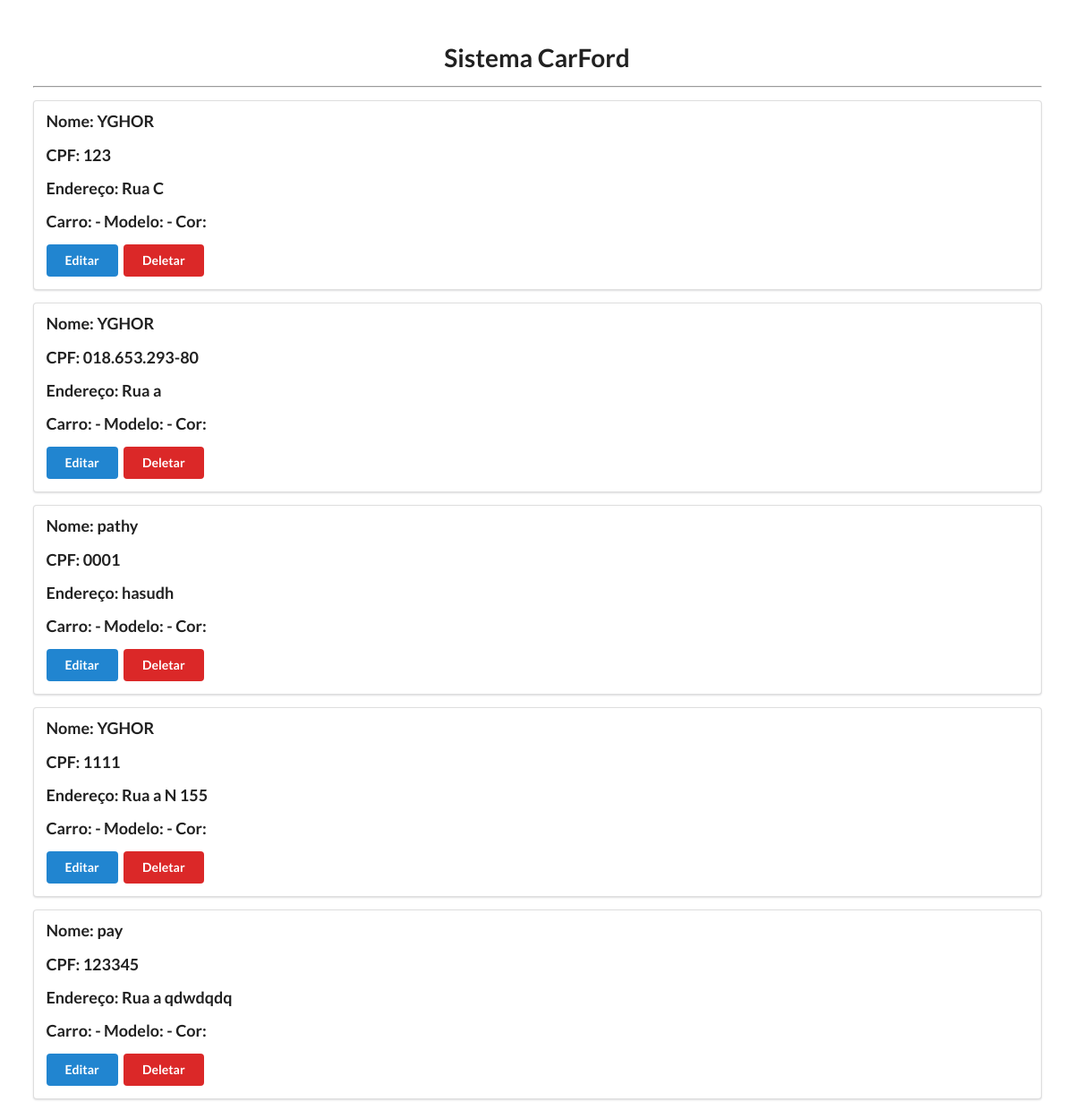
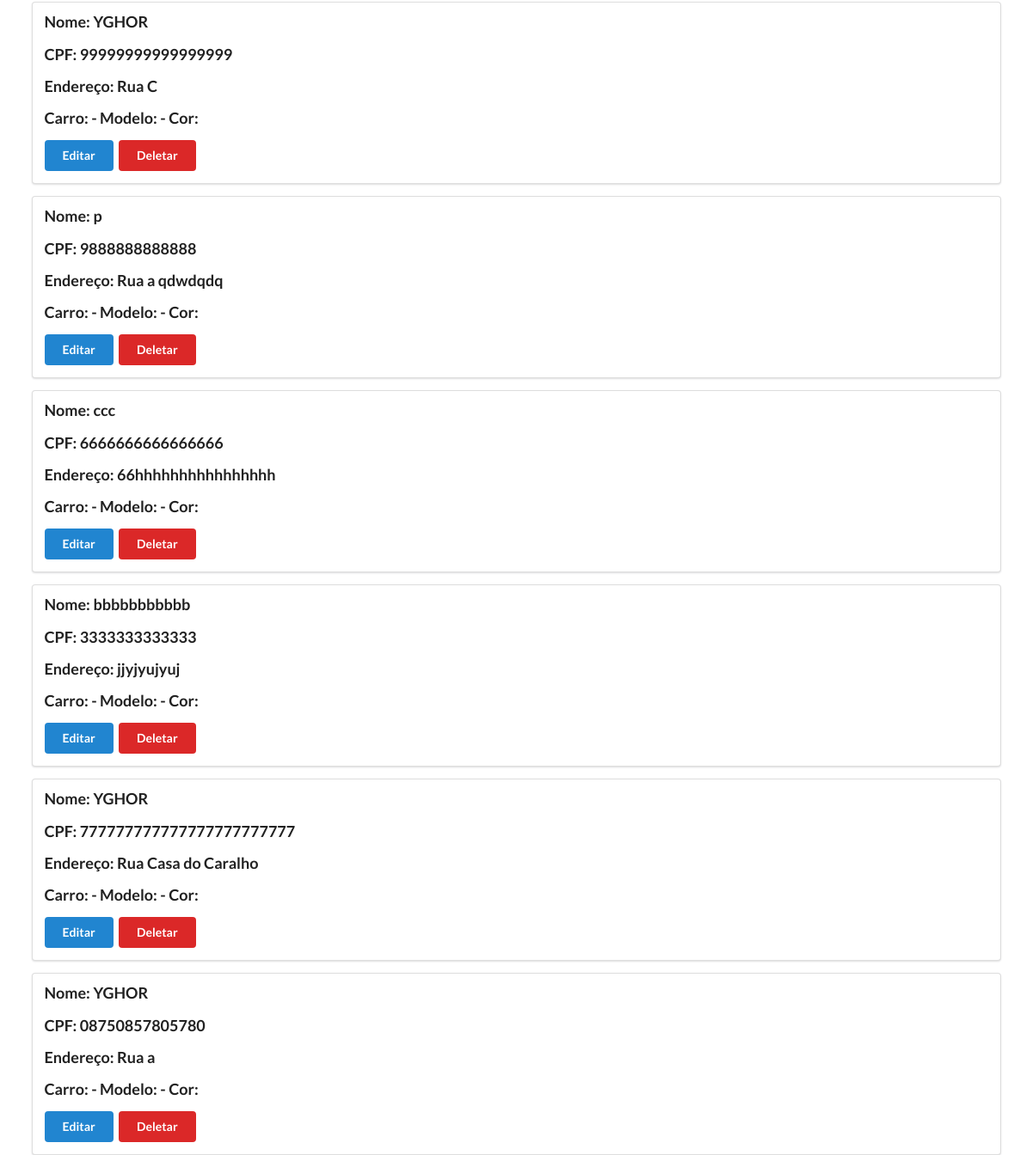
Page /visualizar on the earlier database version (2 pictures, top to bottom).
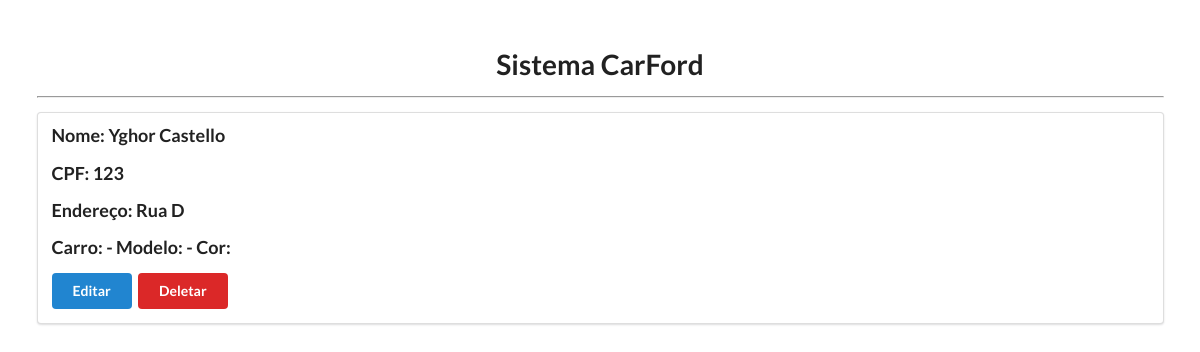
Same page on the later database version.
### app.py (models this page shows, shortened)
class Pessoa(db.Model):
    __tablename__ = "pessoa"
    id = db.Column(db.Integer, primary_key=True)
    nome = db.Column(db.String, nullable=False)
    cpf = db.Column(db.String, nullable=False, unique=True)
    endereco = db.Column(db.String, nullable=False)
    carros = db.relationship('Carro', backref='proprietario', lazy=True)

### app.py (the view)
@app.route("/visualizar")
def visualizar():
    pessoa = Pessoa.query.all()
    carro = Carro.query.all()
    return render_template("visualizar.html", pessoa=pessoa, carro=carro)

### templates/visualizar.html (shortened to what this page needs)
<!DOCTYPE html>
<html lang="en">
<head>
    <link rel="stylesheet" href="https://cdn.jsdelivr.net/npm/semantic-ui@2.4.2/dist/semantic.min.css">
</head>
<body>
    <div style="margin-top: 50px;" class="ui container">
        <h1 class="ui center aligned header">Sistema CarFord</h1>
        <hr>
        {% for pessoa in pessoa %}
        <div class="ui segment">
            <p class="ui big header">Nome: {{ pessoa.nome }}</p>
            <p class="ui big header">CPF: {{ pessoa.cpf}}</p>
            <p class="ui big header">Endereço: {{pessoa.endereco}}</p>
            <p class="ui big header">Carro: {{pessoa.carro}} - Modelo: {{pessoa.modelo}} - Cor: {{pessoa.cor}}</p>
            <a class="ui blue button" href="/update/{{ pessoa.id }}">Editar</a>
            <a class="ui red button" href="/delete/{{ pessoa.id }}">Deletar</a>
        </div>
        {% endfor %}
    </div>
</body>
</html>

Differences in the rows shown:
removed Pessoa: nome "YGHOR", cpf "018.653.293-80", endereco "Rua a"
removed Pessoa: nome "pathy", cpf "0001", endereco "hasudh"
removed Pessoa: nome "YGHOR", cpf "1111", endereco "Rua a N 155"
removed Pessoa: nome "pay", cpf "123345", endereco "Rua a qdwdqdq"
removed Pessoa: nome "YGHOR", cpf "99999999999999999", endereco "Rua C"
removed Pessoa: nome "p", cpf "9888888888888", endereco "Rua a qdwdqdq"
removed Pessoa: nome "ccc", cpf "6666666666666666", endereco "66hhhhhhhhhhhhhhhh"
removed Pessoa: nome "bbbbbbbbbbb", cpf "3333333333333", endereco "jjyjyujyuj"
removed Pessoa: nome "YGHOR", cpf "777777777777777777777777", endereco "Rua Casa do Caralho"
removed Pessoa: nome "YGHOR", cpf "08750857805780", endereco "Rua a"
changed Pessoa: nome "YGHOR" → "Yghor Castello"; endereco "Rua C" → "Rua D"
